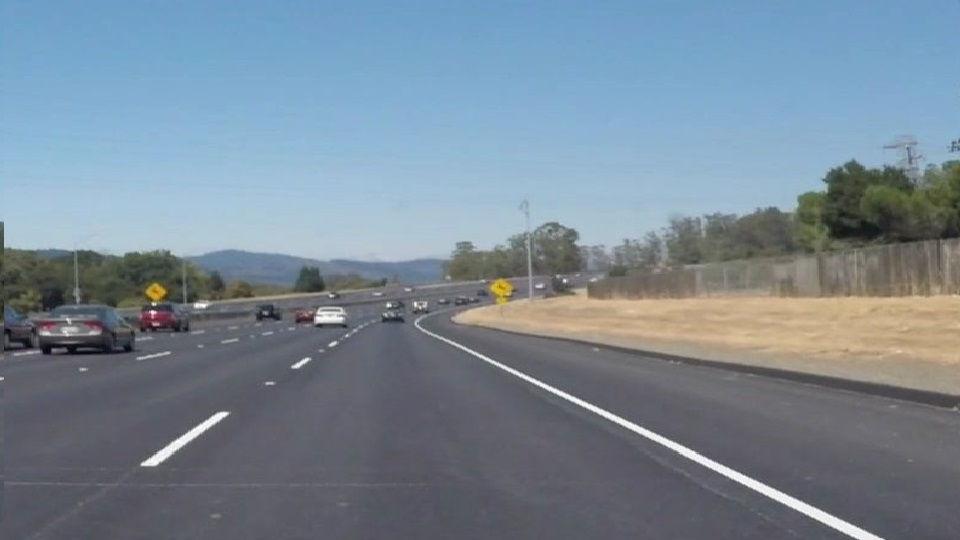
#> input picture Lane_finder/data/test_images/solidWhiteCurve.jpg, 960 x 540 px
$ python -i lane_detection.py   (imports and definitions only)
#> lines starting #> are read from the running program, lines starting #| are printed output that depends on the picture; after the words box and inside, x2 and y2 are one past the last pixel; in counts of white or black regions, pixels touching at a corner belong together
#> further down, picture is the input picture: shape (540, 960, 3); mean B, G, R 149.6, 136.4, 120.9
### Lane_finder/Line.py
import numpy as np
import cv2


class Line:
    """
    A Line is defined from two points (x1, y1) and (x2, y2) as follows:
    y - y1 = (y2 - y1) / (x2 - x1) * (x - x1)
    Each line has its own slope and intercept (bias).
    """
    def __init__(self, x1, y1, x2, y2):

        self.x1 = np.float32(x1)
        self.y1 = np.float32(y1)
        self.x2 = np.float32(x2)
        self.y2 = np.float32(y2)

        self.slope = self.compute_slope()
        self.bias = self.compute_bias()

    def compute_slope(self):
        return (self.y2 - self.y1) / (self.x2 - self.x1 + np.finfo(float).eps)

    def compute_bias(self):
        return self.y1 - self.slope * self.x1

    def get_coords(self):
        return np.array([self.x1, self.y1, self.x2, self.y2])

    # [5 lines left out: function set_coords, not called in this run]

    def draw(self, img, color=[255, 0, 0], thickness=10):
        cv2.line(img, (self.x1, self.y1), (self.x2, self.y2), color, thickness)

### Lane_finder/lane_detection.py
import numpy as np
import cv2
from Line import Line


# [20 lines left out: function region_of_interest, not called in this run]


def hough_lines_detection(img, rho, theta, threshold, min_line_len, max_line_gap):
    """
    `img` should be the output of a Canny transform.
    """
    lines = cv2.HoughLinesP(img, rho, theta, threshold, np.array([]), minLineLength=min_line_len,
                            maxLineGap=max_line_gap)
    return lines


# [11 lines left out: function weighted_img, not called in this run]


def compute_lane_from_candidates(line_candidates, img_shape):
    """
    Compute lines that approximate the position of both road lanes.

    :param line_candidates: lines from hough transform
    :param img_shape: shape of image to which hough transform was applied
    :return: lines that approximate left and right lane position
    """

    # separate candidate lines according to their slope
    pos_lines = [l for l in line_candidates if l.slope > 0]
    neg_lines = [l for l in line_candidates if l.slope < 0]

    # interpolate biases and slopes to compute equation of line that approximates left lane
    # median is employed to filter outliers
    neg_bias = np.median([l.bias for l in neg_lines]).astype(int)
    neg_slope = np.median([l.slope for l in neg_lines])
    x1, y1 = 0, neg_bias
    x2, y2 = -np.int32(np.round(neg_bias / neg_slope)), 0
    left_lane = Line(x1, y1, x2, y2)

    # interpolate biases and slopes to compute equation of line that approximates right lane
    # median is employed to filter outliers
    lane_right_bias = np.median([l.bias for l in pos_lines]).astype(int)
    lane_right_slope = np.median([l.slope for l in pos_lines])
    x1, y1 = 0, lane_right_bias
    x2, y2 = np.int32(np.round((img_shape[0] - lane_right_bias) / lane_right_slope)), img_shape[0]
    right_lane = Line(x1, y1, x2, y2)

    return left_lane, right_lane


def get_lane_lines(color_image, solid_lines=True):
    """
    This function take as input a color road frame and tries to infer the lane lines in the image.
    :param color_image: input frame
    :param solid_lines: if True, only selected lane lines are returned. If False, all candidate lines are returned.
    :return: list of (candidate) lane lines.
    """
#> called with solid_lines = True
    # resize to 960 x 540
    color_image = cv2.resize(color_image, (960, 540))

    # convert to grayscale
    img_gray = cv2.cvtColor(color_image, cv2.COLOR_BGR2GRAY)
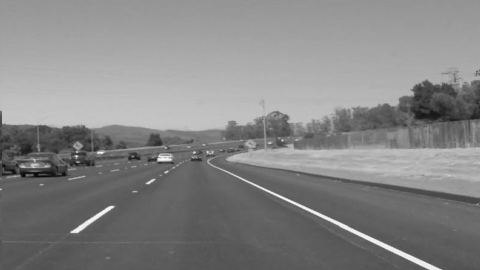
#> img_gray: shape (540, 960) (shown at 1/2 size); min 5, max 255, mean 133.2

    # perform gaussian blur
    img_blur = cv2.GaussianBlur(img_gray, (17, 17), 0)

    # perform edge detection
    img_edge = cv2.Canny(img_blur, threshold1=50, threshold2=80)
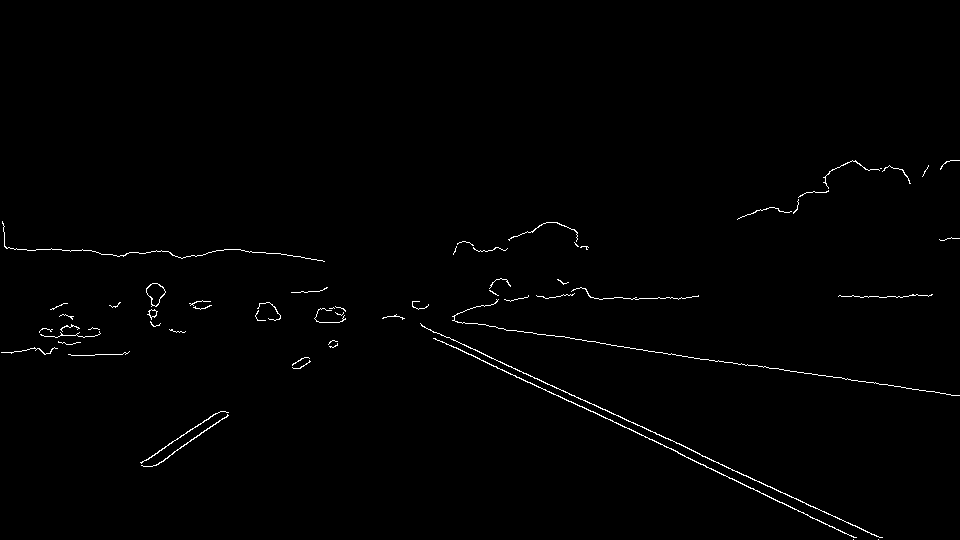
#> img_edge: shape (540, 960); 0.8% white in thin lines or dots, all inside (x1, y1, x2, y2) = (1, 160, 960, 540)

    # perform hough transform
    detected_lines = hough_lines_detection(img=img_edge,
                                           rho=2,
                                           theta=np.pi / 180,
                                           threshold=1,
                                           min_line_len=15,
                                           max_line_gap=5)
#> in hough_lines_detection, `lines = cv2.HoughLinesP(img, rho, theta, threshold, np.array([]), minL..`: lines = 58 rows, first 6: [543, 389, 560, 396], [473, 307, 493, 304], [320, 308, 340, 307], [633, 423, 685, 446], [483, 361, 506, 371], [887, 296, 908, 296]
#> detected_lines has the same summary as lines in hough_lines_detection

    # convert (x1, y1, x2, y2) tuples into Lines
    detected_lines = [Line(l[0][0], l[0][1], l[0][2], l[0][3]) for l in detected_lines]
#> detected_lines = 58 items

    # if 'solid_lines' infer the two lane lines
    if solid_lines:
        candidate_lines = []
        for line in detected_lines:
                # consider only lines with slope between 30 and 60 degrees
                if 0.5 <= np.abs(line.slope) <= 2:
                    candidate_lines.append(line)
#> this loop made 58 passes
#> after the loop, candidate_lines = 7 items
        # interpolate lines candidates to find both lanes
        lane_lines = compute_lane_from_candidates(candidate_lines, img_gray.shape)
#> in compute_lane_from_candidates, `pos_lines = [l for l in line_candidates if l.slope > 0]`: pos_lines = 1 item
#> in compute_lane_from_candidates, `neg_lines = [l for l in line_candidates if l.slope < 0]`: neg_lines = 6 items
#> in compute_lane_from_candidates, `neg_bias = np.median([l.bias for l in neg_lines]).astype(int)`: neg_bias = 564
#> in compute_lane_from_candidates, `neg_slope = np.median([l.slope for l in neg_lines])`: neg_slope = -0.63
#> in compute_lane_from_candidates, `x1, y1 = 0, neg_bias`: x1 = 0; y1 = 564
#> in compute_lane_from_candidates, `x2, y2 = -np.int32(np.round(neg_bias / neg_slope)), 0`: x2 = 895; y2 = 0
#> in compute_lane_from_candidates, `lane_right_bias = np.median([l.bias for l in pos_lines]).astype(int)`: lane_right_bias = 82
#> in compute_lane_from_candidates, `lane_right_slope = np.median([l.slope for l in pos_lines])`: lane_right_slope = 0.545
#> in compute_lane_from_candidates, `x1, y1 = 0, lane_right_bias`: y1 = 82
#> in compute_lane_from_candidates, `x2, y2 = np.int32(np.round((img_shape[0] - lane_right_bias) / lane_rig..`: x2 = 840; y2 = 540
    else:
        # if not solid_lines, just return the hough transform output
        lane_lines = detected_lines

    return lane_lines


# [54 lines left out: functions smoothen_over_time, color_frame_pipeline, not called in this run]

>>> import cv2
>>> picture = cv2.imread('data/test_images/solidWhiteCurve.jpg')
>>> result = get_lane_lines(picture)

$ run again, on Lane_finder/data/test_images/solidWhiteRight.jpg
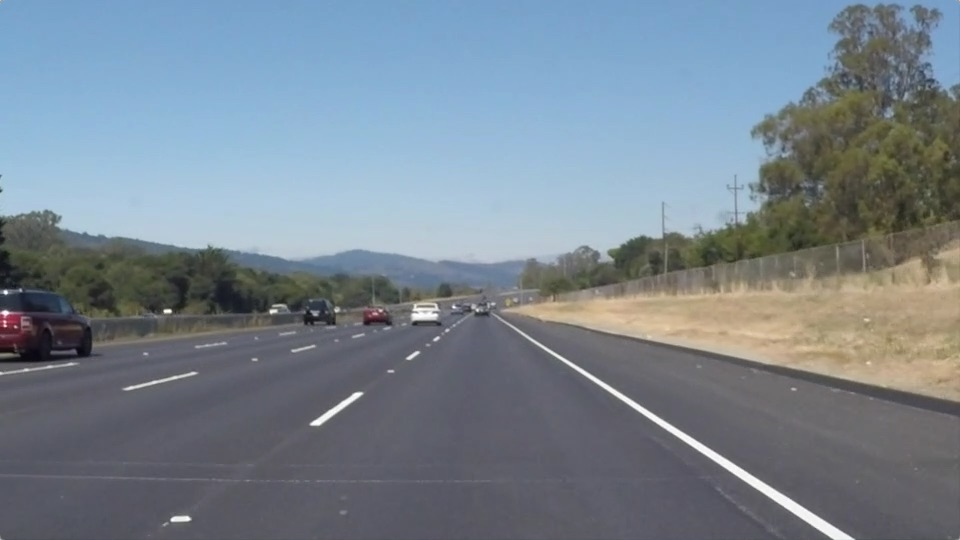
#> input picture Lane_finder/data/test_images/solidWhiteRight.jpg, 960 x 540 px
#> picture is the input picture: shape (540, 960, 3); mean B, G, R 143.7, 132.6, 120.3
#> in get_lane_lines, `img_gray = cv2.cvtColor(color_image, cv2.COLOR_BGR2GRAY)`:
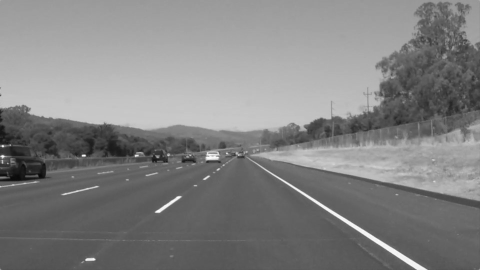
#> img_gray: shape (540, 960) (shown at 1/2 size); min 8, max 255, mean 130.1
#> in get_lane_lines, `img_edge = cv2.Canny(img_blur, threshold1=50, threshold2=80)`:
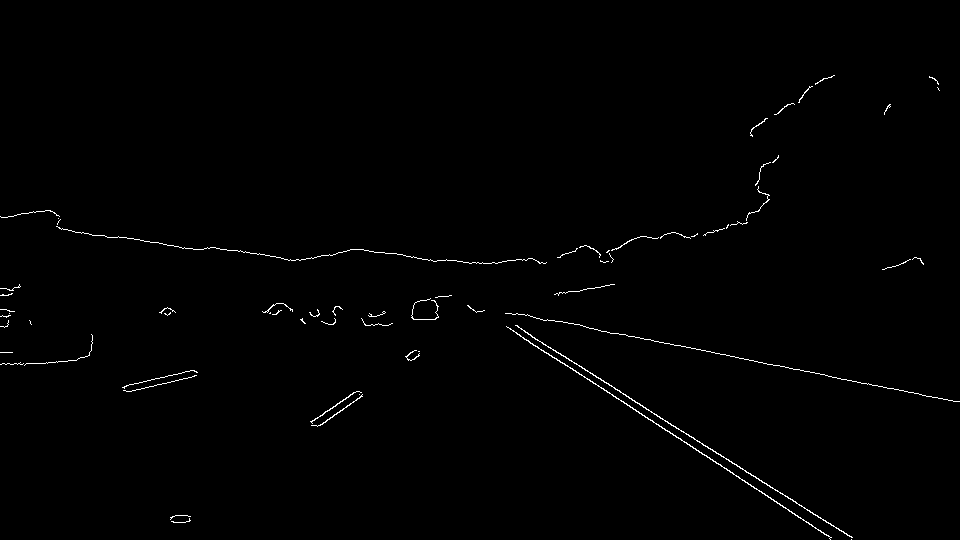
#> img_edge: shape (540, 960); 0.71% white in thin lines or dots, all inside (x1, y1, x2, y2) = (0, 75, 960, 540)
#> lines = 54 rows, first 6: [317, 426, 362, 396], [867, 384, 918, 393], [727, 225, 747, 222], [173, 522, 189, 521], [507, 327, 830, 537], [531, 336, 852, 537]
#> in get_lane_lines, `detected_lines = hough_lines_detection(img=img_edge, rho=2, theta=np.p..`: detected_lines has the same summary as lines in hough_lines_detection
#> in get_lane_lines, `detected_lines = [Line(l[0][0], l[0][1], l[0][2], l[0][3]) for l in de..`: detected_lines = 54 items
#> the loop in get_lane_lines, `for line in detected_lines:` made 54 passes
#> after the loop in get_lane_lines, `for line in detected_lines:`: candidate_lines = 14 items
#> pos_lines = 8 items
#> neg_lines = 6 items
#> neg_bias = 637
#> neg_slope = -0.667
#> in compute_lane_from_candidates, `x1, y1 = 0, neg_bias`: x1 = 0; y1 = 637
#> in compute_lane_from_candidates, `x2, y2 = -np.int32(np.round(neg_bias / neg_slope)), 0`: x2 = 956; y2 = 0
#> lane_right_bias = 2
#> lane_right_slope = 0.634
#> in compute_lane_from_candidates, `x1, y1 = 0, lane_right_bias`: y1 = 2
#> in compute_lane_from_candidates, `x2, y2 = np.int32(np.round((img_shape[0] - lane_right_bias) / lane_rig..`: x2 = 849; y2 = 540

$ run again, on Lane_finder/data/test_images/solidYellowCurve.jpg
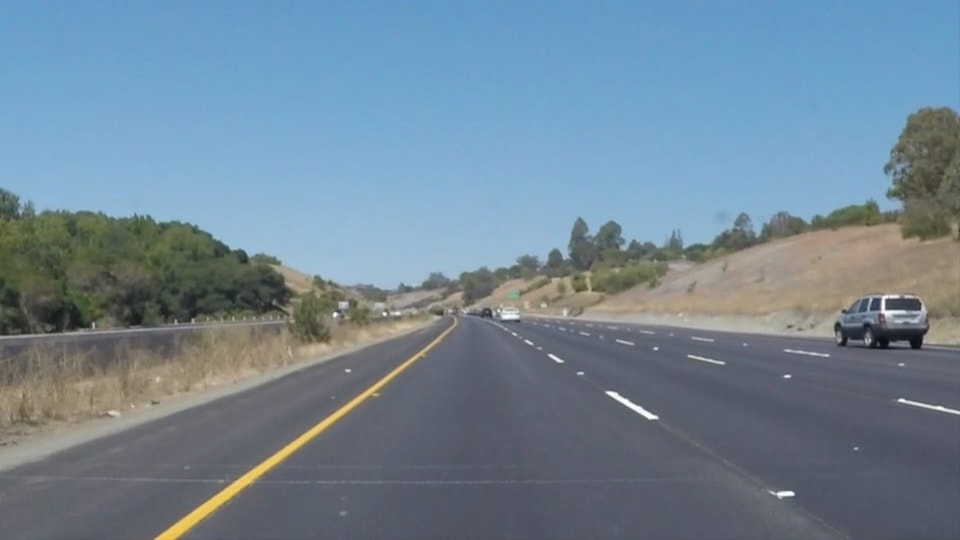
#> input picture Lane_finder/data/test_images/solidYellowCurve.jpg, 960 x 540 px
#> picture is the input picture: shape (540, 960, 3); mean B, G, R 149, 133.4, 113
#> in get_lane_lines, `img_gray = cv2.cvtColor(color_image, cv2.COLOR_BGR2GRAY)`:
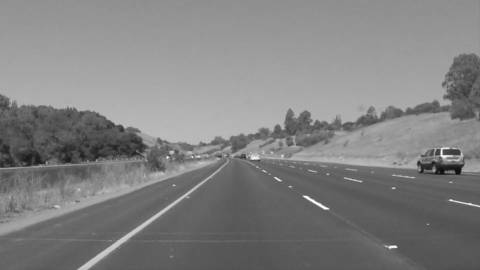
#> img_gray: shape (540, 960) (shown at 1/2 size); min 11, max 254, mean 129.1
#> in get_lane_lines, `img_edge = cv2.Canny(img_blur, threshold1=50, threshold2=80)`:
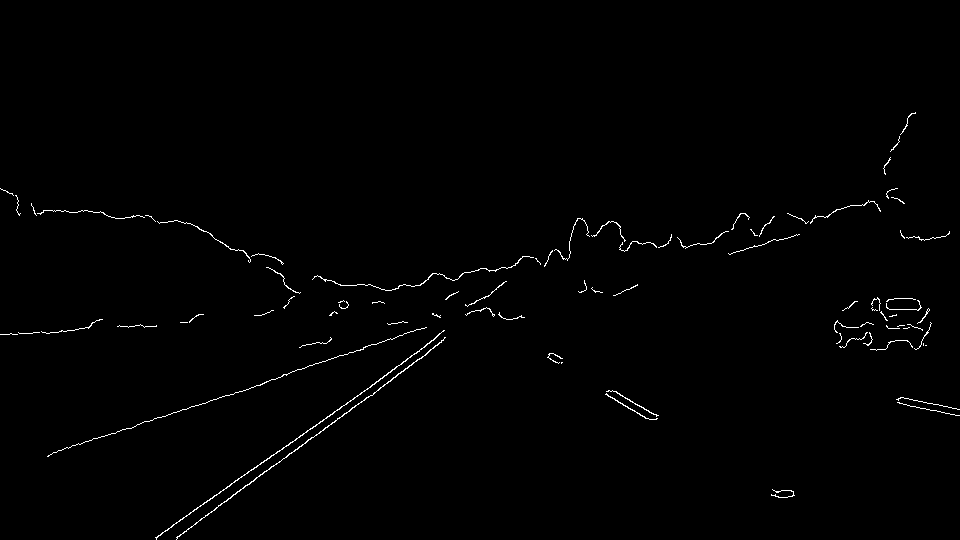
#> img_edge: shape (540, 960); 0.8% white in thin lines or dots, all inside (x1, y1, x2, y2) = (0, 112, 960, 540)
#> lines = 48 rows, first 6: [24, 333, 41, 331], [615, 295, 637, 285], [215, 239, 231, 249], [207, 515, 264, 471], [416, 353, 444, 330], [327, 427, 438, 344]
#> in get_lane_lines, `detected_lines = hough_lines_detection(img=img_edge, rho=2, theta=np.p..`: detected_lines has the same summary as lines in hough_lines_detection
#> in get_lane_lines, `detected_lines = [Line(l[0][0], l[0][1], l[0][2], l[0][3]) for l in de..`: detected_lines = 48 items
#> the loop in get_lane_lines, `for line in detected_lines:` made 48 passes
#> after the loop in get_lane_lines, `for line in detected_lines:`: candidate_lines = 22 items
#> pos_lines = 4 items
#> neg_lines = 18 items
#> neg_bias = 673
#> neg_slope = -0.773
#> in compute_lane_from_candidates, `x1, y1 = 0, neg_bias`: x1 = 0; y1 = 673
#> in compute_lane_from_candidates, `x2, y2 = -np.int32(np.round(neg_bias / neg_slope)), 0`: x2 = 871; y2 = 0
#> lane_right_bias = 53
#> lane_right_slope = 0.581
#> in compute_lane_from_candidates, `x1, y1 = 0, lane_right_bias`: y1 = 53
#> in compute_lane_from_candidates, `x2, y2 = np.int32(np.round((img_shape[0] - lane_right_bias) / lane_rig..`: x2 = 838; y2 = 540
